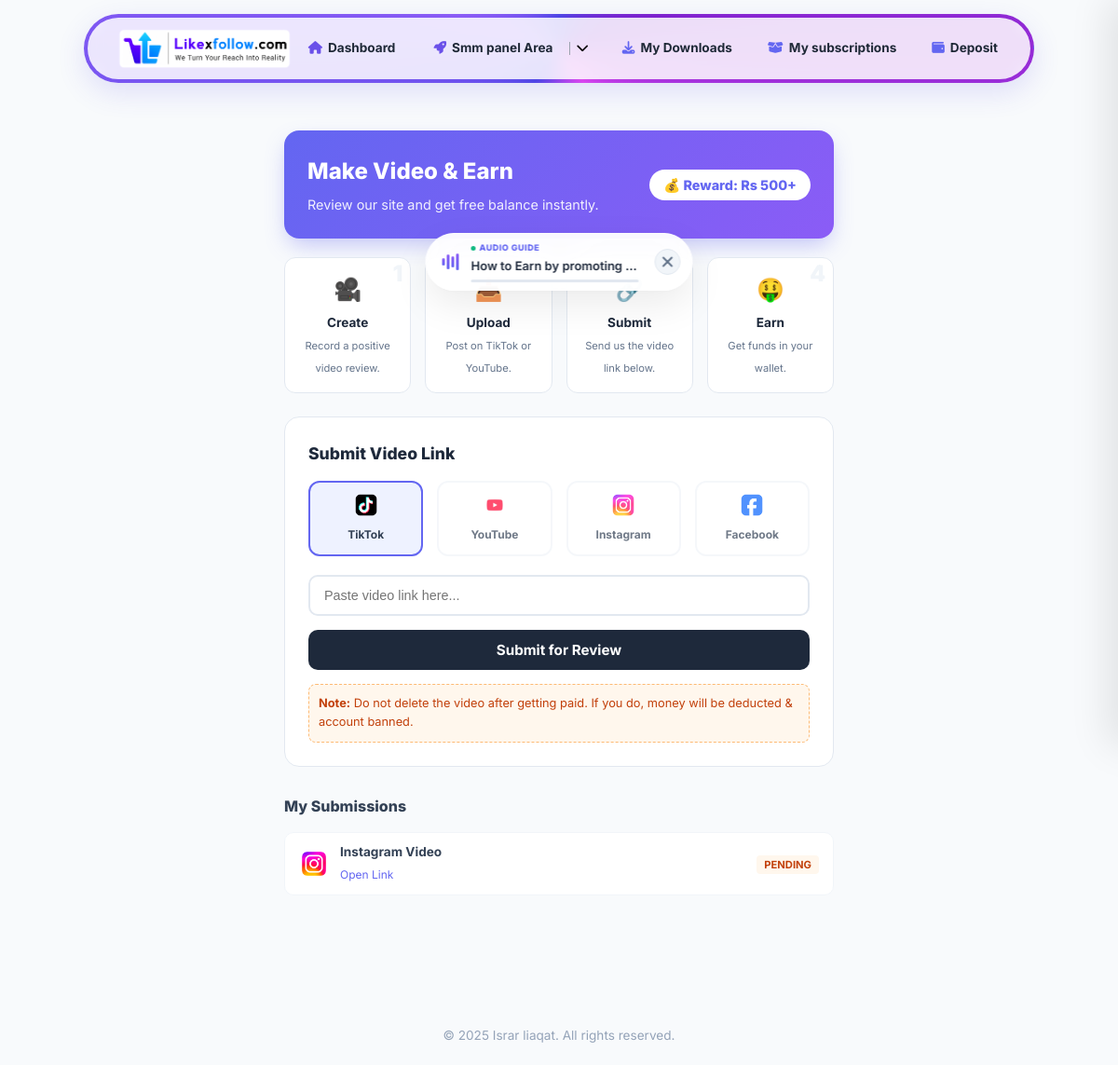
The app's page /user/earn.php with its own data.
### tables this page shows
CREATE TABLE `navigation` (
  `id` int(11) NOT NULL AUTO_INCREMENT,
  `label` varchar(100) NOT NULL,
  `link` varchar(255) NOT NULL,
  `icon` varchar(255) DEFAULT NULL COMMENT 'Emoji, FontAwesome Class, or Image Path',
  `placement` enum('main','more') NOT NULL DEFAULT 'main',
  `sort_order` int(11) NOT NULL DEFAULT 0,
  `is_active` tinyint(1) NOT NULL DEFAULT 1,
  `parent_id` int(11) NOT NULL DEFAULT 0,
  `icon_color` varchar(20) DEFAULT NULL,
  PRIMARY KEY (`id`)
);

CREATE TABLE `user_testimonials` (
  `id` int(11) NOT NULL AUTO_INCREMENT,
  `user_id` int(11) NOT NULL,
  `video_link` varchar(255) NOT NULL,
  `platform` varchar(50) DEFAULT 'TikTok',
  `status` enum('pending','approved','rejected') NOT NULL DEFAULT 'pending',
  `reward_amount` decimal(10,2) DEFAULT 0.00,
  `created_at` timestamp NOT NULL DEFAULT current_timestamp(),
  PRIMARY KEY (`id`)
);

CREATE TABLE `page_audios` (
  `id` int(11) NOT NULL AUTO_INCREMENT,
  `page_key` varchar(100) NOT NULL,
  `audio_file` varchar(255) NOT NULL,
  `description` varchar(255) DEFAULT NULL,
  `is_active` tinyint(1) DEFAULT 1,
  `created_at` timestamp NOT NULL DEFAULT current_timestamp(),
  PRIMARY KEY (`id`),
  UNIQUE KEY `page_key` (`page_key`)
);

### includes/helpers.php (called while the page is built, shortened)
<?php
function sanitize($data) {
    return htmlspecialchars(trim($data), ENT_QUOTES, 'UTF-8');
}
?>

### user/earn.php (the view, shortened to what this page needs)
<?php
include '_header.php';
$history = $db->prepare("SELECT * FROM user_testimonials WHERE user_id = ? ORDER BY id DESC");
$history->execute([$user_id]);
$logs = $history->fetchAll();
?>
<div class="main-content-wrapper">
    <div class="earn-container">
        <div class="earn-hero">
            <div class="eh-text">
                <h1>Make Video & Earn</h1>
                <p>Review our site and get free balance instantly.</p>
            </div>
            <div class="eh-badge">💰 Reward: Rs 500+</div>
        </div>
        <div class="steps-grid">
            <div class="step-card">
                <span class="step-num">1</span>
                <span class="step-icon">🎥</span>
                <span class="step-title">Create</span>
                <span class="step-desc">Record a positive video review.</span>
            </div>
            <div class="step-card">
                <span class="step-num">2</span>
                <span class="step-icon">📤</span>
                <span class="step-title">Upload</span>
                <span class="step-desc">Post on TikTok or YouTube.</span>
            </div>
            <div class="step-card">
                <span class="step-num">3</span>
                <span class="step-icon">🔗</span>
                <span class="step-title">Submit</span>
                <span class="step-desc">Send us the video link below.</span>
            </div>
            <div class="step-card">
                <span class="step-num">4</span>
                <span class="step-icon">🤑</span>
                <span class="step-title">Earn</span>
                <span class="step-desc">Get funds in your wallet.</span>
            </div>
        </div>
        <div class="submit-box">
            <span class="sb-title">Submit Video Link</span>
            <form method="POST">
                <div class="plat-grid">
                    <div class="plat-item active" onclick="selectPlatform(this, 'TikTok')">
                        <img src="../assets/img/icons/TikTok.png" class="plat-img" onerror="this.src='../assets/img/default.png'">
                        <span class="plat-name">TikTok</span>
                    </div>
                    <div class="plat-item" onclick="selectPlatform(this, 'YouTube')">
                        <img src="../assets/img/icons/Youtube.png" class="plat-img" onerror="this.src='../assets/img/default.png'">
                        <span class="plat-name">YouTube</span>
                    </div>
                    <div class="plat-item" onclick="selectPlatform(this, 'Instagram')">
                        <img src="../assets/img/icons/Instagram.png" class="plat-img" onerror="this.src='../assets/img/default.png'">
                        <span class="plat-name">Instagram</span>
                    </div>
                    <div class="plat-item" onclick="selectPlatform(this, 'Facebook')">
                        <img src="../assets/img/icons/Facebook.png" class="plat-img" onerror="this.src='../assets/img/default.png'">
                        <span class="plat-name">Facebook</span>
                    </div>
                </div>
                <input type="url" name="video_link" class="form-input" placeholder="Paste video link here..." required>
                <button type="submit" name="submit_video" class="btn-submit">Submit for Review</button>
            </form>
            <div style="margin-top:15px; font-size:0.8rem; color:#c2410c; background:#fff7ed; padding:10px; border-radius:8px; border:1px dashed #fdba74;">
                <b>Note:</b> Do not delete the video after getting paid. If you do, money will be deducted & account banned.
            </div>
        </div>
        <h4 style="margin-bottom:15px; font-size:1rem; color:#334155; font-weight:800;">My Submissions</h4>
        <div class="h-list">
            <?php if(empty($logs)): ?>
                <p style="text-align:center; color:#94a3b8; font-size:0.9rem;">No submissions yet.</p>
            <?php else: ?>
                <?php foreach($logs as $log):
                    $iconName = ($log['platform'] == 'YouTube') ? 'Youtube.png' : $log['platform'].'.png';
                ?>
                <div class="h-item">
                    <div class="hi-left">
                        <img src="../assets/img/icons/<?= $iconName ?>" class="hi-icon" onerror="this.style.display='none'">
                        <div class="hi-info">
                            <h4><?= $log['platform'] ?> Video</h4>
                            <a href="<?= $log['video_link'] ?>" target="_blank">Open Link</a>
                        </div>
                    </div>
                    <div class="hi-right">
                        <span class="h-status st-<?= $log['status'] ?>"><?= strtoupper($log['status']) ?></span>
                    </div>
                </div>
                <?php endforeach; ?>
            <?php endif; ?>
        </div>
    </div>
</div>
<?php include '_footer.php'; ?>

### user/_header.php (shortened to what this page needs)
<?php
if (file_exists(__DIR__ . '/../includes/helpers.php')) {
    require_once __DIR__ . '/../includes/helpers.php';
}
?>
<!DOCTYPE html>
<html lang="en">
<head>
    <link rel="stylesheet" href="https://cdnjs.cloudflare.com/ajax/libs/font-awesome/6.4.0/css/all.min.css">
</head>
<body>
<?php include '_nav.php'; ?>
<div class="main-content-wrapper">

### user/_nav.php (shortened to what this page needs)
<?php
$current_page = basename($_SERVER['PHP_SELF']);
function isActive($link, $current) {
    return (strpos($link, $current) !== false) ? 'active' : '';
}
$menu_items = [];
try {
    $raw_menus = $db->query("SELECT * FROM navigation WHERE is_active=1 ORDER BY sort_order ASC")->fetchAll(PDO::FETCH_ASSOC);
    $by_id = [];
    foreach ($raw_menus as $m) {
        $m['children'] = [];
        $by_id[$m['id']] = $m;
    }
    foreach ($by_id as $id => $m) {
        if ($m['parent_id'] == 0) {
            $menu_items[$id] = &$by_id[$id];
        } else {
            if (isset($by_id[$m['parent_id']])) {
                $by_id[$m['parent_id']]['children'][] = &$by_id[$id];
            } else {
                $menu_items[$id] = &$by_id[$id];
            }
        }
    }
} catch (Exception $e) {}
function renderNavIcon($icon, $color) {
    $c = !empty($color) ? $color : '#374151';
    return "<i class='$icon' style='color: $c; margin-right: 6px; font-size: 1em;'></i>";
}
?>
<link rel="stylesheet" href="https://cdnjs.cloudflare.com/ajax/libs/font-awesome/6.4.0/css/all.min.css">
<div class="nav-spacer"></div>
<nav class="neo-capsule">
    <div class="purple-spin-bg"></div>
    <div class="nav-inner">
        <a href="index.php" class="logo-area">
            <?php if (!empty($GLOBALS['settings']['site_logo'])): ?>
                <img src="../assets/img/<?php echo sanitize($GLOBALS['settings']['site_logo']); ?>" alt="Logo">
            <?php else: ?>
                <div class="logo-text">⚡ <?php echo sanitize($GLOBALS['settings']['site_name'] ?? 'SUBHUB'); ?></div>
            <?php endif; ?>
        </a>
        <div class="desk-menu">
            <?php foreach($menu_items as $item): ?>
                <?php if (empty($item['children'])): ?>
                    <a href="<?= $item['link'] ?>" class="pill-link single <?= isActive($item['link'], $current_page) ?>">
                        <?= renderNavIcon($item['icon'], $item['icon_color']) ?>
                        <span><?= $item['label'] ?></span>
                    </a>
                <?php else: ?>
                    <div class="pill-group <?= isActive($item['link'], $current_page) ? 'active-group' : '' ?>">
                        <a href="<?= $item['link'] ?>" class="pill-link group-main">
                            <?= renderNavIcon($item['icon'], $item['icon_color']) ?>
                            <span><?= $item['label'] ?></span>
                        </a>
                        <button class="pill-trigger" onclick="toggleDesktopDrop('drop-<?= $item['id'] ?>', event)">
                            <i class="fas fa-chevron-down"></i>
                        </button>
                    </div>
                <?php endif; ?>
            <?php endforeach; ?>
        </div>
    </div>
</nav>

### user/_footer.php (shortened to what this page needs)
<?php
$current_page_file = basename($_SERVER['PHP_SELF']);
$audio_guide = null;
try {
    $stmt_audio = $db->prepare("SELECT * FROM page_audios WHERE page_key = ? AND is_active = 1");
    $stmt_audio->execute([$current_page_file]);
    $audio_guide = $stmt_audio->fetch(PDO::FETCH_ASSOC);
} catch (Exception $e) { }
?>
<div style="height: 100px;"></div>
<link rel="stylesheet" href="https://cdn.jsdelivr.net/npm/driver.js@1.0.1/dist/driver.css"/>
<footer style="text-align:center; padding:20px; color:var(--text-muted, #94a3b8); font-size:0.85rem; margin-top:auto;">
    &copy; <?= date('Y') ?> <?= sanitize($GLOBALS['settings']['site_name'] ?? 'SubHub') ?>. All rights reserved.
</footer>
<?php if (isset($audio_guide) && $audio_guide): ?>
<div class="audio-island-ai" id="aiPopup">
    <div class="ai-visualizer">
        <div class="ai-bar"></div>
        <div class="ai-bar"></div>
        <div class="ai-bar"></div>
        <div class="ai-bar"></div>
    </div>
    <div class="ai-content">
        <div class="ai-label">
            <span style="width:5px; height:5px; background:#10b981; border-radius:50%; display:inline-block;"></span>
            AUDIO GUIDE
        </div>
        <div class="ai-title">
            <?= !empty($audio_guide['description']) ? htmlspecialchars($audio_guide['description']) : 'Playing Instruction...' ?>
        </div>
        <div class="ai-progress-container">
        </div>
    </div>
    <button class="ai-close-btn" onclick="closeAiPopup()">
        <svg xmlns="http://www.w3.org/2000/svg" width="18" height="18" viewBox="0 0 24 24" fill="none" stroke="currentColor" stroke-width="2.5" stroke-linecap="round" stroke-linejoin="round">
            <line x1="18" y1="6" x2="6" y2="18"></line>
            <line x1="6" y1="6" x2="18" y2="18"></line>
        </svg>
    </button>
</div>
<?php endif; ?>
</body>
</html>

### user/_nav.php (style rules this page uses)
:root { --nav-h: 74px; --radius: 50px; --primary: #4f46e5; --text-main: #111827; }
.nav-spacer { height: 110px; }
body { font-family: 'Inter', sans-serif; }
.neo-capsule { position: fixed; top: 15px; left: 50%; transform: translateX(-50%); width: 85%; max-width: 1200px; height: var(--nav-h); border-radius: var(--radius); z-index: 9999; padding: 4px; box-shadow: 0 10px 30px rgba(79, 70, 229, 0.15); overflow: hidden; }
.purple-spin-bg { position: absolute; top: -50%; left: -50%; width: 200%; height: 200%; background: conic-gradient( from 0deg, #4f46e5, #7e22ce, #d946ef, #4f46e5, #8b5cf6, #4f46e5 ); animation: crazySpin 3s linear infinite; z-index: 0; }
.nav-inner { position: relative; width: 100%; height: 100%; background: rgba(255, 255, 255, 0.85); backdrop-filter: blur(8px); -webkit-backdrop-filter: blur(8px); border-radius: 44px; display: flex; align-items: center; justify-content: space-between; padding: 0 15px 0 28px; z-index: 1; }
.logo-area { flex-shrink: 0; display: flex; align-items: center; max-width: 40%; }
.logo-area img { height: 48px; width: auto; object-fit: contain; transition: transform 0.3s; }
.desk-menu { display: flex; align-items: center; gap: 8px; height: 100%; }
.pill-link { text-decoration: none; color: #1f2937; font-size: 0.85rem; font-weight: 700; padding: 7px 14px; border-radius: 50px; display: flex; align-items: center; white-space: nowrap; transition: all 0.3s cubic-bezier(0.175, 0.885, 0.32, 1.275); border: 1px solid transparent; }
.pill-group { display: flex; align-items: center; background: transparent; border-radius: 50px; padding: 2px; transition: all 0.3s cubic-bezier(0.175, 0.885, 0.32, 1.275); border: 1px solid transparent; }
.pill-trigger { background: transparent; border: none; cursor: pointer; padding: 7px 10px 7px 5px; border-radius: 0 30px 30px 0; display: flex; align-items: center; }

### user/_footer.php (style rules this page uses)
.audio-island-ai { position: fixed; top: 110px; left: 50%; transform: translateX(-50%) translateY(-20px); opacity: 0; display: none; background: rgba(255, 255, 255, 0.95); backdrop-filter: blur(20px); -webkit-backdrop-filter: blur(20px); padding: 8px 12px 8px 16px; border-radius: 50px; align-items: center; gap: 12px; width: auto; min-width: 280px; max-width: 90vw; border: 1px solid rgba(255, 255, 255, 1); box-shadow: 0 15px 40px rgba(0, 0, 0, 0.08), 0 2px 5px rgba(0, 0, 0, 0.02); z-index: 2147483647 !important; transition: all 0.5s cubic-bezier(0.2, 0.8, 0.2, 1); }
.ai-visualizer { display: flex; align-items: center; justify-content: center; gap: 2px; height: 20px; min-width: 20px; }
.ai-bar { width: 3px; background: linear-gradient(to top, #6366f1, #8b5cf6); border-radius: 2px; animation: equalizer 0.8s ease-in-out infinite; }
.ai-bar:nth-child(1) { height: 8px; animation-delay: 0.0s; }
.ai-bar:nth-child(2) { height: 16px; animation-delay: 0.1s; }
.ai-bar:nth-child(3) { height: 12px; animation-delay: 0.2s; }
.ai-bar:nth-child(4) { height: 18px; animation-delay: 0.3s; }
.ai-content { flex: 1; display: flex; flex-direction: column; justify-content: center; margin-right: 5px; overflow: hidden; }
.ai-label { font-size: 9px; font-weight: 800; letter-spacing: 0.5px; text-transform: uppercase; color: #6366f1; margin-bottom: 2px; display: flex; align-items: center; gap: 4px; }
.ai-title { font-size: 13px; font-weight: 600; color: #1e293b; white-space: nowrap; overflow: hidden; text-overflow: ellipsis; max-width: 180px; }
.ai-progress-container { width: 100%; height: 3px; background: #e2e8f0; border-radius: 10px; margin-top: 4px; overflow: hidden; }
.ai-close-btn { width: 28px; height: 28px; border-radius: 50%; background: #f1f5f9; border: 1px solid #e2e8f0; display: flex; align-items: center; justify-content: center; cursor: pointer; transition: all 0.2s ease; color: #64748b; flex-shrink: 0; }

### records on screen
navigation: label "Dashboard"
navigation: label "Smm panel Area"
navigation: label "My Downloads"
navigation: label "My subscriptions"
navigation: label "Deposit"
user_testimonials: platform (picture), platform "Instagram", status "PENDING"
page_audios: description "How to Earn by promoting…"

### other values on screen
$GLOBALS['settings']['site_name'] "Israr liaqat"
